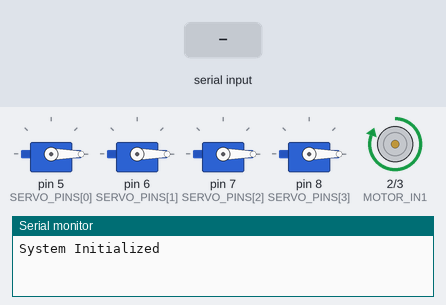
This sketch was run on a simulated Arduino Uno, built with avr-gcc and run on an emulated ATmega328P. Shown: 4 × servo, motor-driver pin pairs drawn as motors (green arrow = first pin HIGH = forward, orange = second pin HIGH = backward, longer = more drive, scaled by the enable pin), the last lines printed to the serial monitor. The test bench sets the inputs (shaded band).

Above: at 18.0 s.
18.1 s: "QR1\n" received over the second serial link
At 20.9 s:
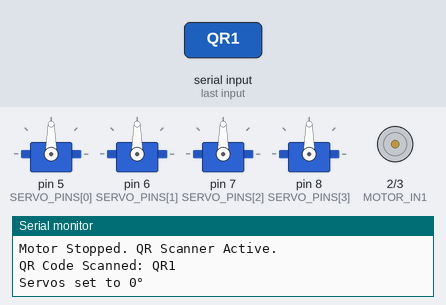
21.5 s: "QR2\n" received over the second serial link
At 22.7 s:
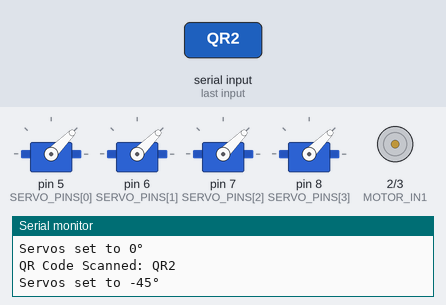
23.1 s: "QR3\n" received over the second serial link
At 24.0 s:
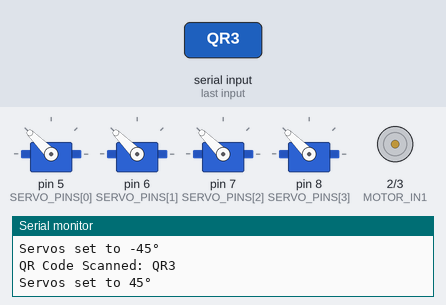
Timing chart, 0 to 26.1 s (numbered marks = the images above; inputs shaded):
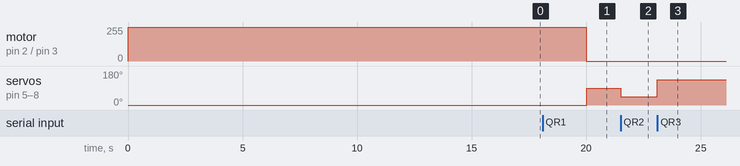

The sketch:

phase1.ino
```cpp
#include <Servo.h>
#include <SoftwareSerial.h>

// Pin Definitions
const int MOTOR_IN1 = 2; // Motor driver IN1
const int MOTOR_IN2 = 3; // Motor driver IN2
const int MOTOR_ENABLE = 9; // Motor Enable pin (PWM control)
const int SERVO_PINS[] = {5, 6, 7, 8}; // Servo motor pins
const int QR_RX_PIN = 10; // QR scanner TX
const int QR_TX_PIN = 11; // QR scanner RX

Servo servos[4];          // Array for the 4 servos
SoftwareSerial qrSerial(QR_RX_PIN, QR_TX_PIN); // SoftwareSerial for QR scanner

unsigned long motorStartTime;
bool motorRunning = true;

void setup() {
  Serial.begin(9600);      // Initialize Serial Monitor
  qrSerial.begin(9600);    // Initialize QR scanner communication

  // Initialize motor driver pins
  pinMode(MOTOR_IN1, OUTPUT);
  pinMode(MOTOR_IN2, OUTPUT);
  pinMode(MOTOR_ENABLE, OUTPUT);

  // Start the motor
  digitalWrite(MOTOR_IN1, HIGH);
  digitalWrite(MOTOR_IN2, LOW);
  analogWrite(MOTOR_ENABLE, 255); // Full speed
  motorStartTime = millis(); // Record start time

  // Attach servos
  for (int i = 0; i < 4; i++) {
    servos[i].attach(SERVO_PINS[i]);
    servos[i].write(0); // Set all servos to 0° initially
  }

  Serial.println("System Initialized");
}

void loop() {
  // Check if 20 seconds have passed
  if (motorRunning && millis() - motorStartTime >= 20000) {
    // Stop the motor
    digitalWrite(MOTOR_IN1, LOW);
    digitalWrite(MOTOR_IN2, LOW);
    analogWrite(MOTOR_ENABLE, 0); // Disable motor
    motorRunning = false;
    Serial.println("Motor Stopped. QR Scanner Active.");
  }

  // If motor is stopped, start QR scanning
  if (!motorRunning && qrSerial.available()) {
    String qrData = qrSerial.readStringUntil('\n'); // Read QR data
    qrData.trim(); // Remove extra whitespace or newline characters

    Serial.print("QR Code Scanned: ");
    Serial.println(qrData);

    // Set servos based on QR code
    if (qrData == "QR1") {
      setServos(0); // Set servos to 0°
    } else if (qrData == "QR2") {
      setServos(-45); // Set servos to -45°
    } else if (qrData == "QR3") {
      setServos(45); // Set servos to 45°
    } else {
      Serial.println("Unknown QR Code. No action taken.");
    }
  }
}

// Function to set all servos to a specific angle
void setServos(int angle) {
  for (int i = 0; i < 4; i++) {
    servos[i].write(90 + angle); // Adjust for neutral position (90°)
  }
  Serial.print("Servos set to ");
  Serial.print(angle);
  Serial.println("°");
}
```

Measured:
- after the input at 18.1 s, servo on pin 5 (SERVO_PINS[0]), servo on pin 6 (SERVO_PINS[1]), servo on pin 7 (SERVO_PINS[2]), servo on pin 8 (SERVO_PINS[3]): 0° → 90° after 1.9 s
- after the input at 21.5 s, servo on pin 5 (SERVO_PINS[0]), servo on pin 6 (SERVO_PINS[1]), servo on pin 7 (SERVO_PINS[2]), servo on pin 8 (SERVO_PINS[3]): 90° → 45° at once
- after the input at 23.1 s, servo on pin 5 (SERVO_PINS[0]), servo on pin 6 (SERVO_PINS[1]), servo on pin 7 (SERVO_PINS[2]), servo on pin 8 (SERVO_PINS[3]): 45° → 135° at once
